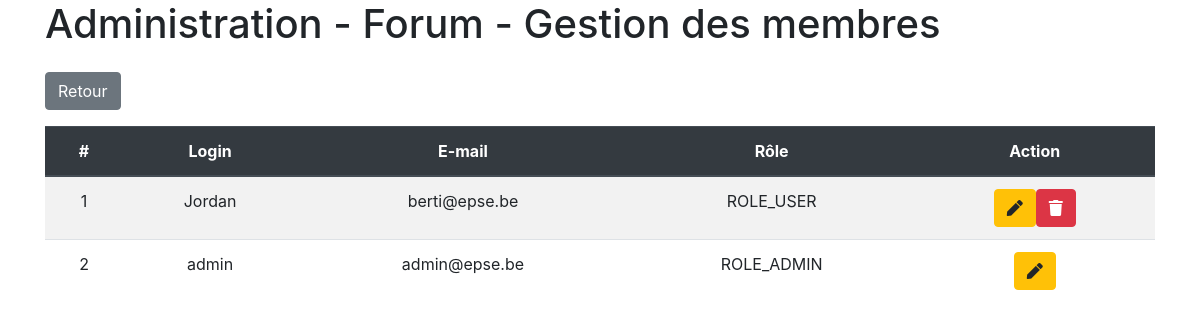
Page /admin/members.php (signed in) on the committed database.
### tables this page shows
CREATE TABLE IF NOT EXISTS `members` (
  `id` int(11) NOT NULL AUTO_INCREMENT,
  `login` varchar(60) NOT NULL,
  `password` varchar(255) NOT NULL,
  `email` varchar(255) NOT NULL,
  `role` varchar(50) NOT NULL,
  PRIMARY KEY (`id`)
);

### admin/members.php (the view, shortened to what this page needs)
<?php
    require "../connexion.php";
?>
<!DOCTYPE html>
<html lang="fr">
<head>
    <link rel="stylesheet" href="https://stackpath.bootstrapcdn.com/bootstrap/4.5.2/css/bootstrap.min.css">
    <link rel="stylesheet" href="https://cdnjs.cloudflare.com/ajax/libs/font-awesome/5.14.0/css/all.min.css" />
</head>
<body>
    <div class="container">
        <h1>Administration - Forum - Gestion des membres</h1>
        <a href="index.php" class="btn btn-secondary my-3">Retour</a>
        <table class="table table-striped text-center">
            <thead class="thead-dark">
                <tr>
                    <th>#</th>
                    <th>Login</th>
                    <th>E-mail</th>
                    <th>Rôle</th>
                    <th>Action</th>
                </tr>
            </thead>
            <tbody>
                <?php
                    $users = $bdd->query("SELECT * FROM members");
                    while($donUser = $users->fetch()){
                        echo "<tr>";
                            echo "<td>".$donUser['id']."</td>";
                            echo "<td>".$donUser['login']."</td>";
                            echo "<td>".$donUser['email']."</td>";
                            echo "<td>".$donUser['role']."</td>";
                            echo "<td>";
                                echo "<a href='updateMember.php?id=".$donUser['id']."' class='btn btn-warning'><i class='fas fa-pen'></i></a>";
                                if($_SESSION['id']!=$donUser['id'])
                                {
                                    echo "<a href='deleteMember.php?id=".$donUser['id']."' class='btn btn-danger'><i class='fas fa-trash'></i></a>";
                                }
                            echo "</td>";
                        echo "</tr>";
                    }
                ?>
            </tbody>
        </table>
    </div>
</body>
</html>

### rows in the picture
members: id "1", login "Jordan", email "berti@epse.be", role "ROLE_USER"
members: id "2", login "admin", email "admin@epse.be", role "ROLE_ADMIN"
